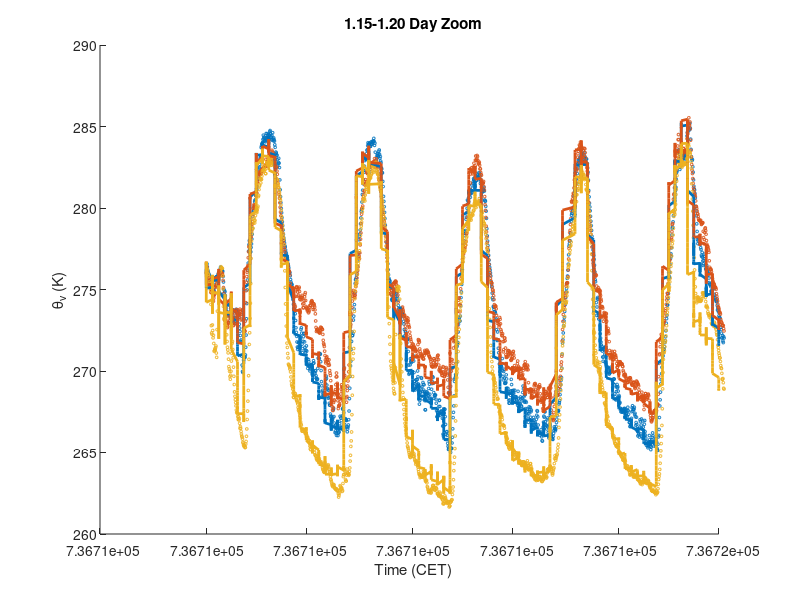

Write the MATLAB code that produced this figure. (Note: this script raises an error after producing the figure.)
%% Virtual_Potential_Temperature_Plots.m
% Nipun Gunawardena
% Plot the data from Virtual_Potential_Temperature_Range1.m and
% Virtual_Potential_Temperature_Range2.m

clear all, close all, clc


%% Load first dataset
load('1.15-1.20.mat');

% RMSE Function
rmse = @(y, ypred) sqrt(nanmean((y-ypred).^2));


%% Plot first dataset
fig = figure();
set(fig, 'Units', 'normalized', 'Position', [0,0,1,1]);
% subplot(3,2,1);
hold all
plot(datesTest, targetsTest(1,:), 'o', 'MarkerSize', 2);    % LEMS A
plot(datesTest, targetsTest(2,:), 'o', 'MarkerSize', 2);    % LEMS B
plot(datesTest, targetsTest(3,:), 'o', 'MarkerSize', 2);    % LEMS D
set(gca,'ColorOrderIndex',1)
plot(datesTest, outputsTest(1,:), '-', 'LineWidth', 2);    % LEMS A
plot(datesTest, outputsTest(2,:), '-', 'LineWidth', 2);    % LEMS B
plot(datesTest, outputsTest(3,:), '-', 'LineWidth', 2);    % LEMS D
xlabel('Time (CET)');
ylabel('\theta_v (K)');
title('1.15-1.20 Day Zoom');
dynamicDateTicks()
legend('LEMS A Data','LEMS B Data','LEMS D Data', 'LEMS A ANN','LEMS B ANN','LEMS D ANN');
print('ANN_vpTmp_1-15_Zoom.eps', '-depsc');

fig = figure();
set(fig, 'Units', 'normalized', 'Position', [0,0,1,1]);
% subplot(3,2,3);
names = {'LEMS A', 'LEMS B', 'LEMS D', 'LEMS E', 'LEMS F', 'LEMS G', 'LEMS H', 'LEMS L'};
for i = 1:8
    h = subplot(2,4,i);
    hold on
    plot(targetsTest(i,:), outputsTest(i,:), 'o', 'MarkerSize', 2);
    p = polyfit(targetsTest(i,:), outputsTest(i,:), 1);
    pLine = polyval(p, [min(outputsTest(i,:)) max(outputsTest(i,:))]);
%     plot([min(outputsTest(i,:)) max(outputsTest(i,:))], [pLine(1) pLine(2)], 'r-', 'LineWidth', 2);
    nrmse = rmse(targetsTest(i,:), outputsTest(i,:)) / range(targetsTest(i,:));
    pr = refline(1, 0);
    axis square
    r2 = coefDeter(targetsTest(i,:), outputsTest(i,:));
    xlim = h.XLim;
    ylim = h.YLim;
    text(xlim(1)+(0.05*range(xlim)), ylim(2)-(0.05*range(ylim)), sprintf('NRMSE = %f', nrmse));
    xlabel('Data');
    ylabel('ANN Output');
    title(names{i});
end
print('ANN_vpTmp_1-15_rSq.eps', '-depsc');

fig = figure();
set(fig, 'Units', 'normalized', 'Position', [0,0,1,1]);
% subplot(3,2,5);
hold on
plot(datesTest, mmOut, 'b:', 'LineWidth', 2);
plot(datesTest, mmTarg, 'r-');
plot(datesTest, stdOut, 'm:', 'LineWidth', 2);
plot(datesTest, stdTarg, 'k-');
xlabel('Date')
ylabel('\theta_v Statistics (K)');
title(sprintf('Test Data || Range RMSE = %f || StdDev RMSE = %f', rmse(mmTarg, mmOut), rmse(stdTarg, stdOut)));
dynamicDateTicks()
legend('Range Output','Range Target','StdDev Output','StdDev Target');
print('ANN_vpTmp_1-15_Stats.eps', '-depsc');



%% Load second dataset
clear all
load('1.27-2.01.mat');

% RMSE Function
rmse = @(y, ypred) sqrt(nanmean((y-ypred).^2));


%% Plot second dataset
fig = figure();
set(fig, 'Units', 'normalized', 'Position', [0,0,1,1]);
% subplot(3,2,2);
hold all
plot(datesTest, targetsTest(1,:), 'o', 'MarkerSize', 2);    % LEMS A
plot(datesTest, targetsTest(2,:), 'o', 'MarkerSize', 2);    % LEMS B
plot(datesTest, targetsTest(3,:), 'o', 'MarkerSize', 2);    % LEMS D
set(gca,'ColorOrderIndex',1)
plot(datesTest, outputsTest(1,:), '-', 'LineWidth', 2);    % LEMS A
plot(datesTest, outputsTest(2,:), '-', 'LineWidth', 2);    % LEMS B
plot(datesTest, outputsTest(3,:), '-', 'LineWidth', 2);    % LEMS D
xlabel('Time (CET)');
ylabel('\theta_v (K)');
title('1.27-2.01 Day Zoom');
dynamicDateTicks()
legend('LEMS A Data','LEMS B Data','LEMS D Data', 'LEMS A ANN','LEMS B ANN','LEMS D ANN');
print('ANN_vpTmp_1-27_Zoom.eps', '-depsc');

fig = figure();
set(fig, 'Units', 'normalized', 'Position', [0,0,1,1]);
% subplot(3,2,4);
names = {'LEMS A', 'LEMS B', 'LEMS D', 'LEMS E', 'LEMS F', 'LEMS G', 'LEMS H', 'LEMS L'};
for i = 1:8
    h = subplot(2,4,i);
    hold on
    plot(targetsTest(i,:), outputsTest(i,:), 'o', 'MarkerSize', 2);
    p = polyfit(targetsTest(i,:), outputsTest(i,:), 1);
    pLine = polyval(p, [min(outputsTest(i,:)) max(outputsTest(i,:))]);
%     plot([min(outputsTest(i,:)) max(outputsTest(i,:))], [pLine(1) pLine(2)], 'r-', 'LineWidth', 2);
    nrmse = rmse(targetsTest(i,:), outputsTest(i,:)) / range(targetsTest(i,:));
    pr = refline(1, 0);
    axis square
    r2 = coefDeter(targetsTest(i,:), outputsTest(i,:));
    xlim = h.XLim;
    ylim = h.YLim;
    text(xlim(1)+(0.05*range(xlim)), ylim(2)-(0.05*range(ylim)), sprintf('NRMSE = %f', nrmse));
    xlabel('Data');
    ylabel('ANN Output');
    title(names{i});
end
print('ANN_vpTmp_1-27_rSq.eps', '-depsc');

fig = figure();
set(fig, 'Units', 'normalized', 'Position', [0,0,1,1]);
% subplot(3,2,6);
hold on
plot(datesTest, mmOut, 'b:', 'LineWidth', 2);
plot(datesTest, mmTarg, 'r-');
plot(datesTest, stdOut, 'm:', 'LineWidth', 2);
plot(datesTest, stdTarg, 'k-');
xlabel('Date')
ylabel('\theta_v Statistics (K)');
title(sprintf('Test Data || Range RMSE = %f || StdDev RMSE = %f', rmse(mmTarg, mmOut), rmse(stdTarg, stdOut)));
dynamicDateTicks()
legend('Range Output','Range Target','StdDev Output','StdDev Target');
print('ANN_vpTmp_1-27_Stats.eps', '-depsc');
